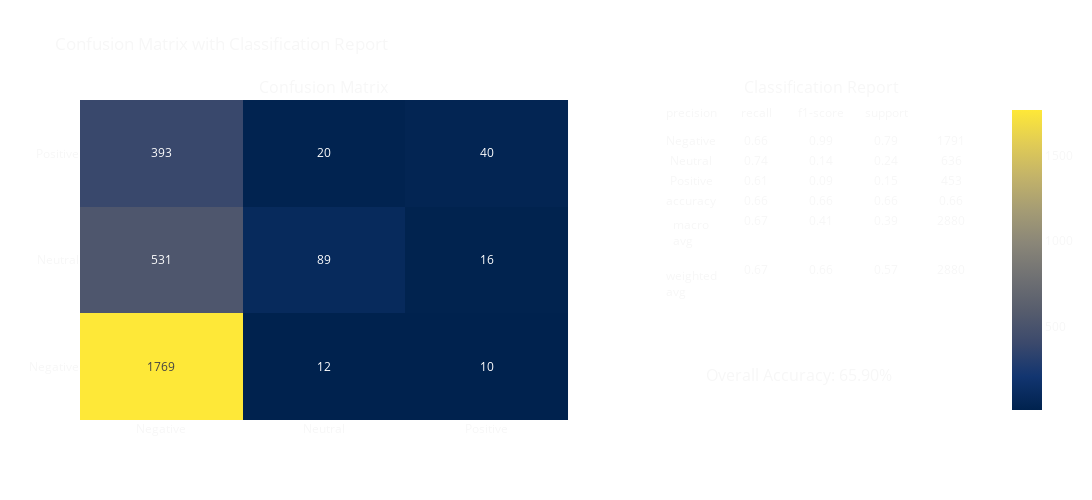

The notebook cell this image was saved under:
### Code cell
# Polynomial SVC
# Load your data
random.seed(10)

text = tweets['cleaned_text_stopwords'].values
labels = tweets['airline_sentiment'].values

# Split the data into training and testing sets
text_train, text_test, labels_train, labels_test = train_test_split(text, labels, test_size=0.2, random_state=42)

# TF-IDF Vectorization
vectorizer = TfidfVectorizer(max_features=1000)
X_train_tfidf = vectorizer.fit_transform(text_train)
X_test_tfidf = vectorizer.transform(text_test)

# Train SVC with a polynomial kernel on the training data
polynomial_svc_model = make_pipeline(StandardScaler(with_mean=False), SVC(kernel='poly', degree=3))
polynomial_svc_model.fit(X_train_tfidf, labels_train)

# Make predictions on the test set
y_pred_poly = polynomial_svc_model.predict(X_test_tfidf)

# Model evaluation
accuracy_poly = accuracy_score(labels_test, y_pred_poly)
print(f'Accuracy with Polynomial SVC: {accuracy_poly:.2f}')

# Classification Report
print('\nClassification Report with Polynomial SVC:')
print(classification_report(labels_test, y_pred_poly))

# Confusion Matrix
cm_poly = confusion_matrix(labels_test, y_pred_poly)
plot_confusion_matrix_with_classification_report(cm_poly, ["Negative", "Neutral", "Positive"], labels_test, y_pred_poly)

### Figure 1 — Plotly figure (JSON) as saved in the notebook; plotly's stock layout.template omitted (floating-point values rounded to 4 significant figures)
{"data": [{"colorscale": [[0, "#00224e"], [0.1111, "#123570"], [0.2222, "#3b496c"], [0.3333, "#575d6d"], [0.4444, "#707173"], [0.5556, "#8a8678"], [0.6667, "#a59c74"], [0.7778, "#c3b369"], [0.8889, "#e1cc55"], [1, "#fee838"]], "showscale": true, "text": [[1769, 12, 10], [531, 89, 16], [393, 20, 40]], "textfont": {"size": 12}, "texttemplate": "%{text}", "type": "heatmap", "x": ["Negative", "Neutral", "Positive"], "xaxis": "x", "y": ["Negative", "Neutral", "Positive"], "yaxis": "y", "z": [[1769, 12, 10], [531, 89, 16], [393, 20, 40]]}, {"cells": {"fill": {"color": "rgba(0,0,0,0)"}, "values": [["Negative", "Neutral", "Positive", "accuracy", "macro avg", "weighted avg"], [0.66, 0.74, 0.61, 0.66, 0.67, 0.67], [0.99, 0.14, 0.09, 0.66, 0.41, 0.66], [0.79, 0.24, 0.15, 0.66, 0.39, 0.57], [1791, 636, 453, 0.66, 2880, 2880]]}, "domain": {"x": [0.64, 1], "y": [0, 1]}, "header": {"fill": {"color": "rgba(0,0,0,0)"}, "values": ["precision", "recall", "f1-score", "support"]}, "type": "table"}], "layout": {"annotations": [{"font": {"size": 16}, "showarrow": false, "text": "Confusion Matrix", "x": 0.27, "xanchor": "center", "xref": "paper", "y": 1, "yanchor": "bottom", "yref": "paper"}, {"font": {"size": 16}, "showarrow": false, "text": "Classification Report", "x": 0.82, "xanchor": "center", "xref": "paper", "y": 1, "yanchor": "bottom", "yref": "paper"}, {"font": {"color": "rgba(247, 247, 247, 1)", "size": 16}, "showarrow": false, "text": "Overall Accuracy: 65.90%", "x": 0.9, "xref": "paper", "y": 0.1, "yref": "paper"}], "font": {"color": "rgba(247, 247, 247, 1)"}, "height": 500, "paper_bgcolor": "rgba(0,0,0,0)", "title": {"text": "Confusion Matrix with Classification Report"}, "width": 1200, "xaxis": {"anchor": "y", "domain": [0, 0.54]}, "yaxis": {"anchor": "x", "domain": [0, 1]}}}
